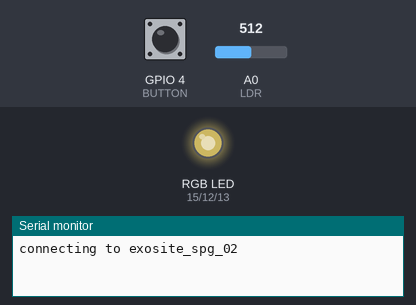
The sketch below on a simulated ESP8266 (NodeMCU). Parts: an RGB LED mixed from three pins (HIGH = lit), the last lines printed to the serial monitor. The inputs (shaded band) are chosen by the test bench; at power-on: GPIO 4 (BUTTON) LOW, A0 (LDR) = 512. Dim RGB values are drawn brighter than linear; WiFi joins after 1.5 s; servers stay silent unless stated; uploads are accepted with an empty reply; random numbers use the default seed unless the sketch sets one.

Above: at 0.1 s.
At 0.6 s:
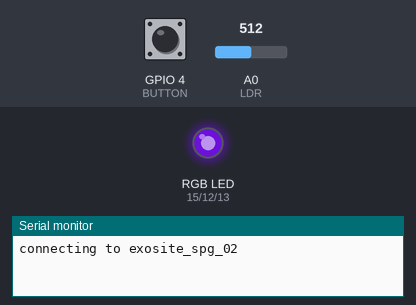
At 1.1 s:
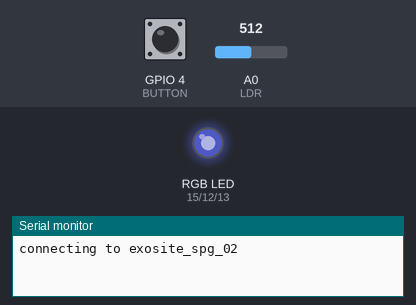
At 2.1 s:
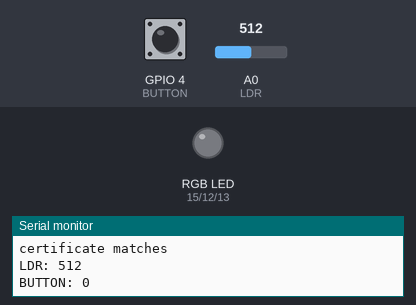
Timing chart, 0 to 3.6 s (numbered marks = the images above):
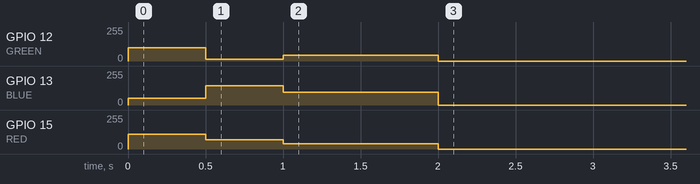

Measured:
- by itself, GPIO 12 (GREEN): 98/255 → 12/255 at 0.50 s, → 43/255 0.50 s later, → 0/255 1.0 s later
- by itself, GPIO 13 (BLUE): 52/255 → 143/255 at 0.50 s, → 95/255 0.50 s later, → 0/255 1.0 s later
- by itself, GPIO 15 (RED): 109/255 → 70/255 at 0.50 s, → 38/255 0.50 s later, → 0/255 1.0 s later

The sketch:

HTTPS-Hybrid-Read-Write.ino
```cpp
/*
Describtion:
Portal Alias: LDR, light
Write LDR data and read light data at same time
Use HTTPS port 443
*/
#include <Wire.h>
#include <ESP8266WiFi.h>
#include <WiFiClientSecure.h>
const int LDR 		= A0;
const int BUTTON 	= 4;
const int RED 		= 15;
const int GREEN 	= 12;
const int BLUE 		= 13;

//const char* ssid = "RD_Steve";
//const char* password = "RD_Steve";
const char* ssid = "exosite_spg_02";
const char* password = "ex0p@ssw0rd";

const char* host = "m2.exosite.com";
const int httpsPort = 443;
const char* cik  = "550e7c298eec90d77f98d448b8fb2fd4ccd7dc62";
const char* alias = "light";

const char* fingerprint = "AC 39 F8 6F EB 25 A7 4F E9 29 2B E0 E4 62 EA 5F 90 25 C3 07";

const long RPCinterval = 3000;//3sec
const long LEDinterval = 2000;//2sec
unsigned long RPCpreviousMillis,LEDpreviousMillis;
String light;

WiFiClientSecure Client;

//===========================
void connectWiFi()
//===========================
{
  byte ledStatus = LOW;
  WiFi.mode(WIFI_AP_STA);

  Serial.print("connecting to ");
  Serial.println(ssid);

  WiFi.begin(ssid, password);
  while (WiFi.status() != WL_CONNECTED)
  {
    // Blink the LED
    analogWrite(RED, random(0,1023));
    analogWrite(GREEN, random(0,1023));
    analogWrite(BLUE, random(0,1023));
    delay(500);
  }
  Serial.println("");
  Serial.println("WiFi connected!");
  Serial.println("IP address: ");
  Serial.println(WiFi.localIP());
}
//===========================
void getDataSourcesData(WiFiClientSecure& client)
//===========================
{
Serial.println("HTTP Call");
String url = "/onep:v1/stack/alias?" + String(alias);
String PostData = "LDR="+String(analogRead(LDR));
client.print("POST ");
client.print(url);
client.println(" HTTP/1.1");
client.print("Host: ");
client.println(host);
client.println("X-Exosite-CIK: " +String(cik));
client.println("Accept: application/x-www-form-urlencoded; charset=utf-8");
client.println("Content-Type: application/x-www-form-urlencoded; charset=utf-8");
client.print("Content-Length: ");
client.println(PostData.length());
client.println();
client.println(PostData);
//delay(500);
/*
while(client.available())
	{
  String line = client.readStringUntil('\r');
  Serial.print(line);
	}
*/
while (client.connected())
 	{
  String line = client.readStringUntil('\n');
  Serial.println(line);
  if (line == "\r")
    break;
	}
String line = client.readStringUntil('\n');
Serial.println("reply was:" + String(line));
/*
	if (line.startsWith("light="))
		{
    Serial.println("RPC call successfull!");
  	}
  else
  	{
    Serial.println("RPC call has failed");
    return;
  	}
int str_len = line.length() + 1;
light = line.substring(6);
Serial.println("light="+light);
*/
}
//=================
unsigned StartConnect(void)
//=================
{
Serial.print("connecting to ");
Serial.println(host);
	if (Client.connect(host, httpsPort))
  	{
    Serial.println("connection success");
  	if (Client.verify(fingerprint, host))
  		{
    	Serial.println("certificate matches");
    	return true;
   		}
  	else
   		{
    	Serial.println("certificate fail");
    	return false;
     	}
    }
	else
		{
		Serial.print("connection fail");
		return false;
		}
return false;
}

//===========================
void setup()
//===========================
{
Serial.begin(115200);
pinMode(LDR, INPUT);
pinMode(BUTTON, INPUT);
pinMode(RED, OUTPUT);
pinMode(GREEN, OUTPUT);
pinMode(BLUE, OUTPUT);
connectWiFi();
light = "0";
while(!StartConnect())
	{
	}
}
//===========================
void loop()
//===========================
{
unsigned long currentMillis = millis();
if(WiFi.status() != WL_CONNECTED)
	connectWiFi();
if(!Client.connected())
	StartConnect();

if (currentMillis - RPCpreviousMillis >= RPCinterval)
	{
  RPCpreviousMillis = currentMillis;
  getDataSourcesData(Client);
 }

  //LED show
  if (currentMillis - LEDpreviousMillis >= LEDinterval) {
    LEDpreviousMillis = currentMillis;
    Serial.print("LDR: ");
    Serial.println(analogRead(LDR));
    Serial.print("BUTTON: ");
    Serial.println(digitalRead(BUTTON));

    if ((light == "off") || (light == "0")) {
        analogWrite(RED, 0);
        analogWrite(GREEN, 0);
        analogWrite(BLUE, 0);
    } else if ((light == "on") || (light == "1")) {
        analogWrite(RED, 1023);
        analogWrite(GREEN, 1023);
        analogWrite(BLUE, 1023);
    } else if (light == "red") {
        analogWrite(RED, 1023);
        analogWrite(GREEN, 0);
        analogWrite(BLUE, 0);
    } else if (light == "blue") {
        analogWrite(RED, 0);
        analogWrite(GREEN, 0);
        analogWrite(BLUE, 1023);
    } else if (light == "green") {
        analogWrite(RED, 0);
        analogWrite(GREEN, 1023);
        analogWrite(BLUE, 0);
    } else {
        analogWrite(RED, 0);
        analogWrite(GREEN, 0);
        analogWrite(BLUE, 0);
    }
  }
}
```
